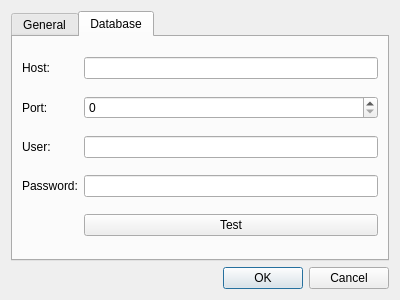
<?xml version="1.0" encoding="UTF-8"?>
<ui version="4.0">
 <class>tttPreferences</class>
 <widget class="QDialog" name="tttPreferences">
  <property name="geometry">
   <rect>
    <x>0</x>
    <y>0</y>
    <width>400</width>
    <height>300</height>
   </rect>
  </property>
  <property name="windowTitle">
   <string>Dialog</string>
  </property>
  <layout class="QVBoxLayout" name="verticalLayout">
   <item>
    <widget class="QTabWidget" name="tabWidget">
     <property name="currentIndex">
      <number>1</number>
     </property>
     <widget class="QWidget" name="tab">
      <attribute name="title">
       <string>General</string>
      </attribute>
     </widget>
     <widget class="QWidget" name="tab_2">
      <attribute name="title">
       <string>Database</string>
      </attribute>
      <layout class="QFormLayout" name="formLayout">
       <property name="fieldGrowthPolicy">
        <enum>QFormLayout::AllNonFixedFieldsGrow</enum>
       </property>
       <item row="0" column="0">
        <widget class="QLabel" name="label">
         <property name="text">
          <string>Host:</string>
         </property>
        </widget>
       </item>
       <item row="0" column="1">
        <widget class="QLineEdit" name="lineEdit"/>
       </item>
       <item row="1" column="0">
        <widget class="QLabel" name="label_2">
         <property name="text">
          <string>Port:</string>
         </property>
        </widget>
       </item>
       <item row="2" column="0">
        <widget class="QLabel" name="label_3">
         <property name="text">
          <string>User:</string>
         </property>
        </widget>
       </item>
       <item row="3" column="0">
        <widget class="QLabel" name="label_4">
         <property name="text">
          <string>Password:</string>
         </property>
        </widget>
       </item>
       <item row="1" column="1">
        <widget class="QSpinBox" name="spinBox"/>
       </item>
       <item row="2" column="1">
        <widget class="QLineEdit" name="lineEdit_2"/>
       </item>
       <item row="3" column="1">
        <widget class="QLineEdit" name="lineEdit_3"/>
       </item>
       <item row="4" column="1">
        <widget class="QPushButton" name="testButton">
         <property name="text">
          <string>Test</string>
         </property>
        </widget>
       </item>
       <item row="4" column="0">
        <widget class="QFrame" name="frame">
         <property name="sizePolicy">
          <sizepolicy hsizetype="Expanding" vsizetype="Expanding">
           <horstretch>0</horstretch>
           <verstretch>0</verstretch>
          </sizepolicy>
         </property>
         <property name="frameShape">
          <enum>QFrame::StyledPanel</enum>
         </property>
         <property name="frameShadow">
          <enum>QFrame::Raised</enum>
         </property>
        </widget>
       </item>
      </layout>
     </widget>
    </widget>
   </item>
   <item>
    <widget class="QDialogButtonBox" name="buttonBox">
     <property name="orientation">
      <enum>Qt::Horizontal</enum>
     </property>
     <property name="standardButtons">
      <set>QDialogButtonBox::Cancel|QDialogButtonBox::Ok</set>
     </property>
    </widget>
   </item>
  </layout>
  <action name="actionTest">
   <property name="text">
    <string>test</string>
   </property>
  </action>
 </widget>
 <resources/>
 <connections>
  <connection>
   <sender>buttonBox</sender>
   <signal>accepted()</signal>
   <receiver>tttPreferences</receiver>
   <slot>accept()</slot>
   <hints>
    <hint type="sourcelabel">
     <x>227</x>
     <y>278</y>
    </hint>
    <hint type="destinationlabel">
     <x>157</x>
     <y>274</y>
    </hint>
   </hints>
  </connection>
  <connection>
   <sender>buttonBox</sender>
   <signal>rejected()</signal>
   <receiver>tttPreferences</receiver>
   <slot>reject()</slot>
   <hints>
    <hint type="sourcelabel">
     <x>295</x>
     <y>284</y>
    </hint>
    <hint type="destinationlabel">
     <x>286</x>
     <y>274</y>
    </hint>
   </hints>
  </connection>
  <connection>
   <sender>testButton</sender>
   <signal>clicked()</signal>
   <receiver>actionTest</receiver>
   <slot>trigger()</slot>
   <hints>
    <hint type="sourcelabel">
     <x>237</x>
     <y>194</y>
    </hint>
    <hint type="destinationlabel">
     <x>-1</x>
     <y>-1</y>
    </hint>
   </hints>
  </connection>
 </connections>
</ui>
